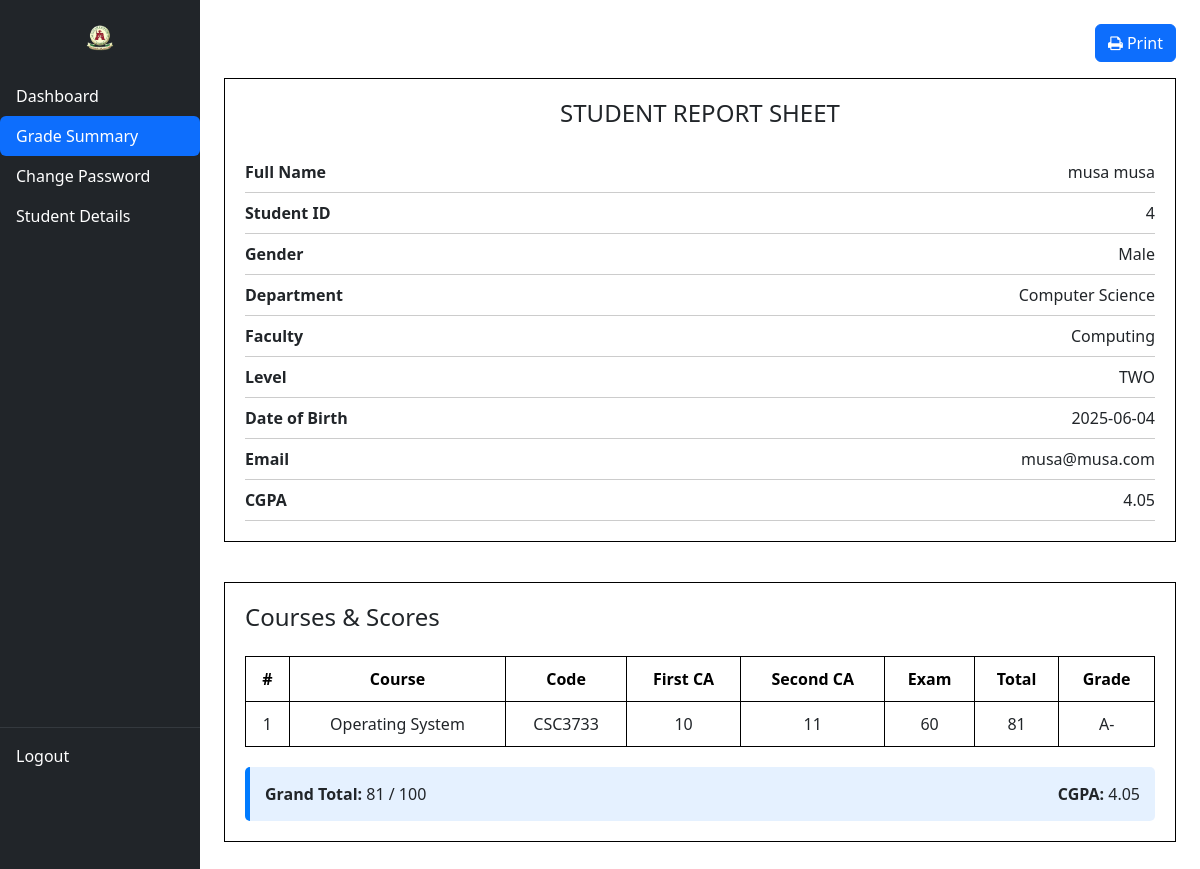
/Student/grade.php (signed in), run on the app's committed database.
### tables this page shows
CREATE TABLE `students` (
  `student_id` int NOT NULL AUTO_INCREMENT,
  `username` varchar(127) NOT NULL,
  `password` varchar(255) NOT NULL,
  `fname` varchar(127) NOT NULL,
  `lname` varchar(255) NOT NULL,
  `department_id` int DEFAULT NULL,
  `level` varchar(10) DEFAULT NULL,
  `cgpa` decimal(4,2) DEFAULT NULL,
  `address` varchar(500) NOT NULL,
  `gender` varchar(7) NOT NULL,
  `email_address` varchar(255) NOT NULL,
  `date_of_birth` date NOT NULL,
  `date_of_joined` timestamp NULL DEFAULT CURRENT_TIMESTAMP,
  `parent_fname` varchar(127) NOT NULL,
  `parent_lname` varchar(127) NOT NULL,
  `parent_phone_number` varchar(31) NOT NULL,
  PRIMARY KEY (`student_id`),
  UNIQUE KEY `username` (`username`),
  KEY `fk_department` (`department_id`),
  CONSTRAINT `fk_department` FOREIGN KEY (`department_id`) REFERENCES `departments` (`department_id`) ON DELETE SET NULL
);

CREATE TABLE `departments` (
  `department_id` int NOT NULL AUTO_INCREMENT,
  `department` varchar(255) NOT NULL,
  `faculty` varchar(255) NOT NULL,
  PRIMARY KEY (`department_id`),
  UNIQUE KEY `department_id` (`department_id`)
);

CREATE TABLE `student_subject_scores` (
  `id` int NOT NULL AUTO_INCREMENT,
  `student_id` int NOT NULL,
  `subject_id` int NOT NULL,
  `first_ca` tinyint DEFAULT NULL,
  `second_ca` tinyint DEFAULT NULL,
  `exam` tinyint DEFAULT NULL,
  `created_at` timestamp NULL DEFAULT CURRENT_TIMESTAMP,
  `updated_at` timestamp NULL DEFAULT CURRENT_TIMESTAMP ON UPDATE CURRENT_TIMESTAMP,
  PRIMARY KEY (`id`),
  UNIQUE KEY `ux_student_subject` (`student_id`,`subject_id`),
  KEY `subject_id` (`subject_id`),
  CONSTRAINT `student_subject_scores_ibfk_1` FOREIGN KEY (`student_id`) REFERENCES `students` (`student_id`),
  CONSTRAINT `student_subject_scores_ibfk_2` FOREIGN KEY (`subject_id`) REFERENCES `subjects` (`subject_id`) ON DELETE CASCADE
);

CREATE TABLE `subjects` (
  `subject_id` int NOT NULL AUTO_INCREMENT,
  `subject` varchar(31) NOT NULL,
  `subject_code` varchar(31) NOT NULL,
  `department` int DEFAULT NULL,
  PRIMARY KEY (`subject_id`)
);

### Student/data/department.php (called while the page is built, shortened)
<?php
function getDepartmentById($dept_id, $conn) {
    $sql = "SELECT department_id, faculty, department
            FROM departments
            WHERE department_id = ?";
    $stmt = $conn->prepare($sql);
    $stmt->execute([(int)$dept_id]);
    if ($stmt->rowCount() === 1) {
        return $stmt->fetch(PDO::FETCH_ASSOC);
    }
    return 0;
}

### Student/data/score.php (called while the page is built, shortened)
<?php
function gradeCalc($grade){
   $g = "";
   if ($grade >= 92) {
       $g = "A+";
   }else if ($grade >= 86) {
       $g = "A";
   }else if ($grade >= 80) {
       $g = "A-";
   }else if ($grade >= 75) {
       $g = "B+";
   }else if ($grade >= 70) {
       $g = "B";
   }else if ($grade >= 66) {
       $g = "B-";
   }else if ($grade >= 60) {
       $g = "C";
   }else if ($grade >= 55) {
       $g = "C-";
   }else if ($grade >= 50) {
       $g = "D+";
   }else if ($grade >= 45) {
       $g = "D";
   }else if ($grade >= 40) {
       $g = "D-";
   }else if ($grade < 39) {
       $g = "F";
   }
   return $g;
}

### Student/grade.php (the view, shortened to what this page needs)
<?php
include "data/student.php";
include "data/department.php";
include "data/score.php";
$student_id = $_SESSION['student_id'];
$stmt = $conn->prepare("SELECT * FROM students WHERE student_id = ?");
$stmt->execute([$student_id]);
$student = $stmt->fetch(PDO::FETCH_ASSOC);
$department = getDepartmentById($student['department_id'], $conn);
try {
    $stmt2 = $conn->prepare(
        "SELECT s.subject_id, s.subject, s.subject_code, sc.first_ca, sc.second_ca, sc.exam
         FROM student_subject_scores sc
         JOIN subjects s ON sc.subject_id = s.subject_id
         WHERE sc.student_id = ?"
    );
    $stmt2->execute([$student_id]);
    $scores = $stmt2->fetchAll(PDO::FETCH_ASSOC);
} catch (PDOException $e) {
    $scores = [];
    $db_error = "Database error: " . $e->getMessage();
    error_log("STUDENT_GRADE_ERROR: student_id=$student_id, error=$db_error");
}
$grandTotal = 0;
$numSubjects = count($scores);
foreach ($scores as $score) {
    $grandTotal += ($score['first_ca'] + $score['second_ca'] + $score['exam']);
}
if ($numSubjects > 0) {
    $cgpa = round(($grandTotal / ($numSubjects * 100)) * 5.0, 2);
} else {
    $cgpa = 0.00;
}
?>
<!DOCTYPE html>
<html lang="en">
<head>
    <link rel="stylesheet" href="https://cdn.jsdelivr.net/npm/bootstrap@5.2.0/dist/css/bootstrap.min.css">
    <link rel="stylesheet" href="../css/style.css">
    <link rel="stylesheet" href="https://cdnjs.cloudflare.com/ajax/libs/font-awesome/4.7.0/css/font-awesome.min.css">
</head>
<body>
    <div class="container-fluid">
        <div class="row">
            <div class="col-md-3 col-lg-2 p-0 bg-dark">
                <?php include "inc/sidebar.php"; ?>
            </div>
            <div class="col-md-9 col-lg-10 p-4">
                <div class="text-end no-print mb-3">
                    <button class="btn btn-primary" onclick="window.print()"><i class="fa fa-print"></i> Print</button>
                </div>
                <div class="report-section">
                    <h4 class="text-center mb-4">STUDENT REPORT SHEET</h4>
                    <div class="info-row"><strong>Full Name</strong><div class="info-value"><?= htmlspecialchars($student['fname'] . ' ' . $student['lname']) ?></div></div>
                    <div class="info-row"><strong>Student ID</strong><div class="info-value"><?= htmlspecialchars($student['student_id']) ?></div></div>
                    <div class="info-row"><strong>Gender</strong><div class="info-value"><?= htmlspecialchars($student['gender'] ?? 'N/A') ?></div></div>
                    <div class="info-row"><strong>Department</strong><div class="info-value"><?= htmlspecialchars($department['department'] ?? 'N/A') ?></div></div>
                    <div class="info-row"><strong>Faculty</strong><div class="info-value"><?= htmlspecialchars($department['faculty'] ?? 'N/A') ?></div></div>
                    <div class="info-row"><strong>Level</strong><div class="info-value"><?= htmlspecialchars($student['level'] ?? 'N/A') ?></div></div>
                    <div class="info-row"><strong>Date of Birth</strong><div class="info-value"><?= htmlspecialchars($student['date_of_birth'] ?? 'N/A') ?></div></div>
                    <div class="info-row"><strong>Email</strong><div class="info-value"><?= htmlspecialchars($student['email_address'] ?? 'N/A') ?></div></div>
                    <div class="info-row"><strong>CGPA</strong><div class="info-value"><?= number_format($cgpa, 2) ?></div></div>
                </div>
                <div class="report-section">
                    <h4 class="mb-4">Courses & Scores</h4>
                    <div class="table-responsive">
                        <table class="report-table table-bordered">
                            <thead class="table-light">
                                <tr>
                                    <th>#</th>
                                    <th>Course</th>
                                    <th>Code</th>
                                    <th>First CA</th>
                                    <th>Second CA</th>
                                    <th>Exam</th>
                                    <th>Total</th>
                                    <th>Grade</th>
                                </tr>
                            </thead>
                            <tbody>
                                <?php if (empty($scores)): ?>
                                    <tr>
                                        <td colspan="8" class="text-center">No enrolled courses found.</td>
                                    </tr>
                                <?php else: ?>
                                    <?php foreach ($scores as $i => $score):
                                        $total = $score['first_ca'] + $score['second_ca'] + $score['exam'];
                                        $grade = gradeCalc($total);
                                    ?>
                                        <tr>
                                            <td><?= $i + 1 ?></td>
                                            <td><?= htmlspecialchars($score['subject']) ?></td>
                                            <td><?= htmlspecialchars($score['subject_code']) ?></td>
                                            <td><?= $score['first_ca'] ?? 0 ?></td>
                                            <td><?= $score['second_ca'] ?? 0 ?></td>
                                            <td><?= $score['exam'] ?? 0 ?></td>
                                            <td><?= $total ?></td>
                                            <td><?= htmlspecialchars($grade) ?></td>
                                        </tr>
                                    <?php endforeach; ?>
                                <?php endif; ?>
                            </tbody>
                        </table>
                    </div>
                    <?php if (!empty($scores)): ?>
                        <div style="margin-top: 20px; padding: 15px; background-color: rgba(0, 123, 255, 0.1); border-left: 5px solid #007bff; border-radius: 5px;" class="d-flex justify-content-between align-items-center">
                            <div><strong>Grand Total:</strong> <?= $grandTotal ?> / <?= $numSubjects * 100 ?></div>
                            <div><strong>CGPA:</strong> <?= number_format($cgpa, 2) ?></div>
                        </div>
                    <?php endif; ?>
                </div>
            </div>
        </div>
    </div>
</body>
</html>

### Student/grade.php (style rules this page uses)
.report-section { border: 1px solid #000; padding: 20px; margin-bottom: 40px; }
.info-row { display: flex; justify-content: space-between; padding: 8px 0; border-bottom: 1px solid #ccc; }
.info-row strong { width: 30%; }
.info-value { text-align: right; width: 65%; }
.report-table { width: 100%; border-collapse: collapse; }
.report-table th, .report-table td { border: 1px solid #000; padding: 10px; text-align: center; }

### data on the page
students: fname+lname "musa musa", student_id "4", gender "Male", level "TWO", date_of_birth "2025-06-04", email_address "musa@musa.com"
departments: department "Computer Science", faculty "Computing"
student_subject_scores: subject.subject "Operating System", subject.subject_code "CSC3733", first_ca "10", second_ca "11", exam "60", total "81", grade "A-"

### other printed values
$cgpa "4.05"
$grandTotal "81"
$numSubjects * 100 "100"
